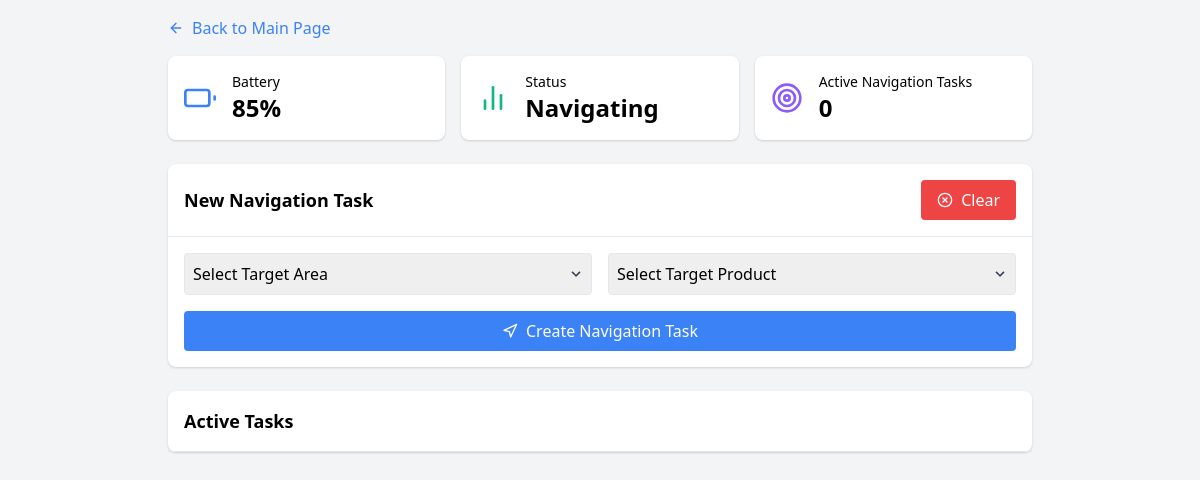
Page /navigation on the earlier database version.
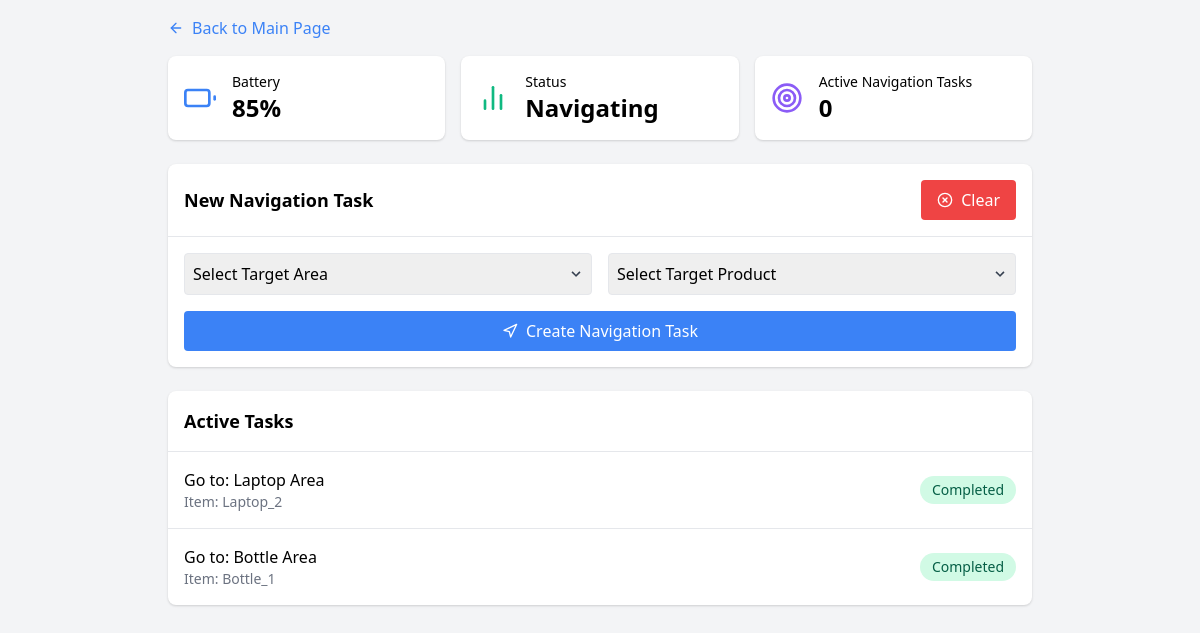
Same page on the later database version.
### app.py (models this page shows)
class Navigation(db.Model):
    id = db.Column(db.Integer, primary_key=True)
    target_area = db.Column(db.String(100), nullable=False)
    target_product = db.Column(db.String(200), nullable=False)
    status = db.Column(db.String(20), default='Queued')
    created_at = db.Column(db.DateTime, default=datetime.utcnow)

### app.py (the view)
@app.route('/navigation')
def navigation():
    navigation_tasks = Navigation.query.all()
    robot_status = get_robot_status()
    robot_status['active_tasks'] = get_active_count(Navigation)
    robot_status['status'] = "Navigating"
    return render_template('navigation.html',
                         tasks=navigation_tasks,
                         robot_status=robot_status,
                         page_type="navigation")

### app.py (called while the page is built)
def get_robot_status():
    return {
        'battery_level': 85,
    }

def get_active_count(model):
    return model.query.filter_by(status='In Progress').count()

### templates/navigation.html (shortened to what this page needs)
{% extends "base.html" %}
{% from 'components.html' import status_cards %}
{% block content %}
<div class="p-4 max-w-4xl mx-auto">
    <a href="{{ url_for('home') }}" class="inline-flex items-center mb-4 text-blue-500 hover:text-blue-700">
        <i data-feather="arrow-left" class="w-4 h-4 mr-2"></i>
        Back to Main Page
    </a>
    {{ status_cards(robot_status, 'navigation') }}
    <div class="bg-white rounded-lg shadow mb-6">
        <div class="p-4 border-b flex justify-between items-center">
            <h2 class="text-lg font-semibold">New Navigation Task</h2>
            <button id="clear-button"
                    class="bg-red-500 text-white py-2 px-4 rounded flex items-center hover:bg-red-600">
                <i data-feather="x-circle" class="w-4 h-4 mr-2"></i>
                Clear
            </button>
        </div>
        <div class="p-4">
            <form id="taskForm" class="grid grid-cols-1 md:grid-cols-2 gap-4" data-type="navigation">
                <div class="relative">
                    <select id="target_area"
                            name="target_area"
                            class="border rounded p-2 w-full appearance-none"
                            required>
                        <option value="" disabled selected>Select Target Area</option>
                    </select>
                    <div class="pointer-events-none absolute inset-y-0 right-0 flex items-center px-2 text-gray-700">
                    </div>
                </div>
                <div class="relative">
                    <select id="target_product"
                            name="target_product"
                            class="border rounded p-2 w-full appearance-none"
                            required>
                        <option value="" disabled selected>Select Target Product</option>
                    </select>
                    <div class="pointer-events-none absolute inset-y-0 right-0 flex items-center px-2 text-gray-700">
                    </div>
                </div>
                <button type="submit"
                        class="bg-blue-500 text-white rounded p-2 flex items-center justify-center md:col-span-2">
                    <i data-feather="navigation" class="w-4 h-4 mr-2"></i>
                    Create Navigation Task
                </button>
            </form>
        </div>
    </div>
    <div class="bg-white rounded-lg shadow">
        <div class="p-4 border-b">
            <h2 class="text-lg font-semibold">Active Tasks</h2>
                </div>
        <div class="divide-y" id="tasksList">
            {% for task in tasks %}
            <div class="p-4 flex items-center justify-between" id="task-{{ task.id }}">
                <div>
                    <div class="font-medium">
                        Go to: {{ task.target_area }}
                    </div>
                    <div class="text-sm text-gray-500">Item: {{ task.target_product }}</div>
                </div>
                <div class="flex items-center space-x-4">
                    <span class="px-3 py-1 rounded-full text-sm
                        {% if task.status == 'In Progress' %}
                            bg-blue-100 text-blue-800
                        {% elif task.status == 'Completed' %}
                            bg-green-100 text-green-800
                        {% else %}
                            bg-gray-100 text-gray-800
                        {% endif %}">
                        {{ task.status }}
                    </span>
                </div>
            </div>
            {% endfor %}
        </div>
    </div>
</div>
{% endblock %}

### templates/base.html (shortened to what this page needs)
<!DOCTYPE html>
<html lang="en">
<head>
    <link href="https://cdnjs.cloudflare.com/ajax/libs/tailwindcss/2.2.19/tailwind.min.css" rel="stylesheet">
    <link href="{{ url_for('static', filename='css/task_completion.css') }}" rel="stylesheet">
</head>
<body class="bg-gray-100">
    {% block content %}{% endblock %}
</body>
</html>

### templates/components.html
{% macro status_cards(robot_status, page_type) %}
<div class="grid grid-cols-1 md:grid-cols-3 gap-4 mb-6">
    <div class="bg-white rounded-lg shadow p-4">
        <div class="flex items-center space-x-4">
            <i data-feather="battery" class="text-blue-500 w-8 h-8"></i>
            <div>
                <div class="text-sm font-medium">Battery</div>
                <div class="text-2xl font-bold">{{ robot_status.battery_level }}%</div>
            </div>
        </div>
    </div>
    <div class="bg-white rounded-lg shadow p-4">
        <div class="flex items-center space-x-4">
            <i data-feather="bar-chart-2" class="text-green-500 w-8 h-8"></i>
            <div>
                <div class="text-sm font-medium">Status</div>
                <div class="text-2xl font-bold">{{ robot_status.status }}</div>
            </div>
        </div>
    </div>
    <div class="bg-white rounded-lg shadow p-4">
        <div class="flex items-center space-x-4">
            <i data-feather="target" class="text-purple-500 w-8 h-8"></i>
            <div>
                <div class="text-sm font-medium">
                    {% if page_type == 'restock' %}
                        Active Deliveries
                    {% else %}
                        Active Navigation Tasks
                    {% endif %}
                </div>
                <div class="text-2xl font-bold" id="activeTasks">{{ robot_status.active_tasks }}</div>
            </div>
        </div>
    </div>
</div>
{% endmacro %}

Differences in the rows shown:
added Navigation: target_area "Laptop Area", target_product "Laptop_2", status "Completed"
added Navigation: target_area "Bottle Area", target_product "Bottle_1", status "Completed"
